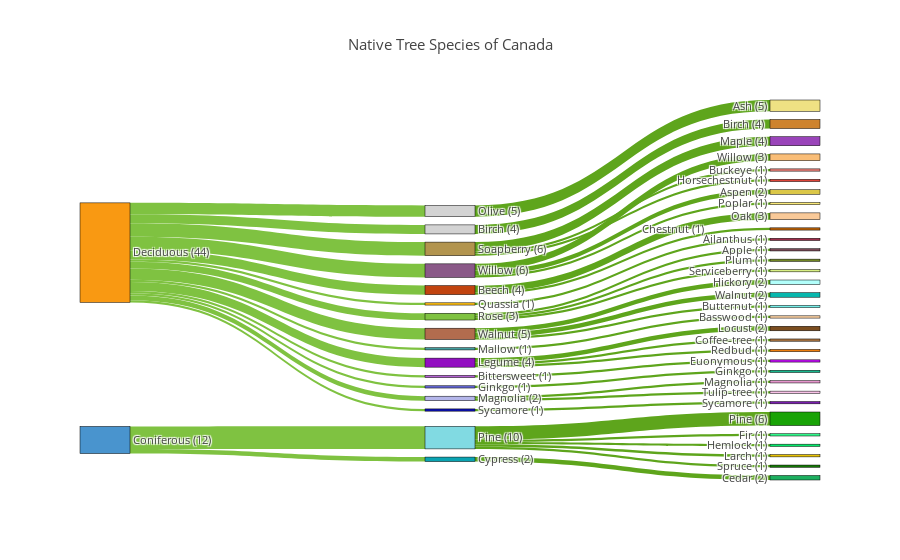

Notebook cell for this chart:
### Code cell
data_trace = dict(type='sankey', domain=dict(x=[0,1],y=[0,1]),
                 orientation="h", valueformat=".0f", 
                 node = dict(pad=10, thickness=50, 
                 line = dict(color="black",width=0.5),
                         label=trees_df['node_label'].dropna(axis=0, how='any'),
                         color=trees_df['node_color']),
                 link = dict(source=trees_df['source'].dropna(axis=0, how='any'),
                          target=trees_df['target'].dropna(axis=0, how='any'),
                          value=trees_df['value'].dropna(axis=0, how='any'),
                          color=trees_df['trace_color'].dropna(axis=0, how='any')))

layout = dict(title="Native Tree Species of Canada", 
              font=dict(size=11))

fig = dict(data=[data_trace], layout=layout)
plotly.offline.iplot(fig, validate=False)

### Figure 1 — Plotly figure (JSON) as saved in the notebook; plotly's stock layout.template omitted (floating-point values rounded to 4 significant figures)
{"data": [{"domain": {"x": [0, 1], "y": [0, 1]}, "link": {"color": ["#7FC241", "#7FC241", "#7FC241", "#7FC241", "#7FC241", "#7FC241", "#7FC241", "#7FC241", "#7FC241", "#7FC241", "#7FC241", "#7FC241", "#7FC241", "#7FC241", "#7FC241", "#7FC241", "#5EA51C", "#5EA51C", "#5EA51C", "#5EA51C", "#5EA51C", "#5EA51C", "#5EA51C", "#5EA51C", "#5EA51C", "#5EA51C", "#5EA51C", "#5EA51C", "#5EA51C", "#5EA51C", "#5EA51C", "#5EA51C", "#5EA51C", "#5EA51C", "#5EA51C", "#5EA51C", "#5EA51C", "#5EA51C", "#5EA51C", "#5EA51C", "#5EA51C", "#5EA51C", "#5EA51C", "#5EA51C", "#5EA51C", "#5EA51C", "#5EA51C", "#5EA51C"], "source": [0, 0, 0, 0, 0, 0, 0, 0, 0, 0, 0, 0, 0, 0, 1, 1, 2, 3, 3, 3, 4, 5, 5, 5, 6, 7, 8, 8, 8, 9, 9, 9, 10, 10, 11, 11, 11, 12, 13, 14, 14, 15, 16, 17, 17, 17, 17, 17], "target": [2, 3, 4, 5, 6, 7, 8, 9, 10, 11, 12, 13, 14, 15, 16, 17, 18, 19, 20, 21, 22, 23, 24, 25, 26, 27, 28, 29, 30, 31, 32, 33, 34, 35, 36, 37, 38, 39, 40, 41, 42, 43, 44, 45, 46, 47, 48, 49], "value": [1, 3, 5, 6, 1, 4, 6, 5, 4, 4, 1, 1, 2, 1, 2, 10, 1, 1, 1, 1, 5, 2, 1, 3, 1, 4, 1, 1, 4, 1, 2, 2, 1, 3, 1, 2, 1, 1, 1, 1, 1, 1, 2, 1, 1, 1, 6, 1]}, "node": {"color": ["#F99912", "#4994CE", "#FABC13", "#7FC241", "#D3D3D3", "#8A5988", "#449E9E", "#D3D3D3", "#B2944E", "#B26C4E", "#C1440F", "#920FC1", "#B362D1", "#6265D1", "#B4B6EA", "#0A10B2", "#0AA4B2", "#81DAE2", "#9E2C4A", "#7A4A57", "#728725", "#D8EF83", "#EFE183", "#DBC748", "#F9E877", "#F9BD77", "#F7CEA0", "#CE832D", "#E57E77", "#DD4439", "#9A44BA", "#75EFE9", "#B2FFFB", "#07B7AE", "#B75F07", "#F9C998", "#A3703E", "#7C4E20", "#ED7D0E", "#BC0EED", "#19B78D", "#E595CC", "#F9C2E8", "#7A1DAF", "#1DAF5F", "#33F78B", "#04E86A", "#E8C204", "#18A306", "#137705"], "label": ["Deciduous (44)", "Coniferous (12)", "Quassia (1)", "Rose (3)", "Olive (5)", "Willow (6)", "Mallow (1)", "Birch (4)", "Soapberry (6)", "Walnut (5)", "Beech (4)", "Legume (4)", "Bittersweet (1)", "Ginkgo (1)", "Magnolia (2)", "Sycamore (1)", "Cypress (2)", "Pine (10)", "Ailanthus (1)", "Apple (1)", "Plum (1)", "Serviceberry (1)", "Ash (5)", "Aspen (2)", "Poplar (1)", "Willow (3)", "Basswood (1)", "Birch (4) ", "Buckeye (1)", "Horsechestnut (1)", "Maple (4)", "Butternut (1)", "Hickory (2)", "Walnut (2)", "Chestnut (1)                     ", "Oak (3)", "Coffee-tree (1)", "Locust (2)", "Redbud (1)", "Euonymous (1)", "Ginkgo (1)", "Magnolia (1)", "Tulip-tree (1)", "Sycamore (1)", "Cedar (2)", "Fir (1)", "Hemlock (1)", "Larch (1)", "Pine (6)", "Spruce (1)"], "line": {"color": "black", "width": 0.5}, "pad": 10, "thickness": 50}, "orientation": "h", "type": "sankey", "valueformat": ".0f"}], "layout": {"font": {"size": 11}, "title": "Native Tree Species of Canada"}}
